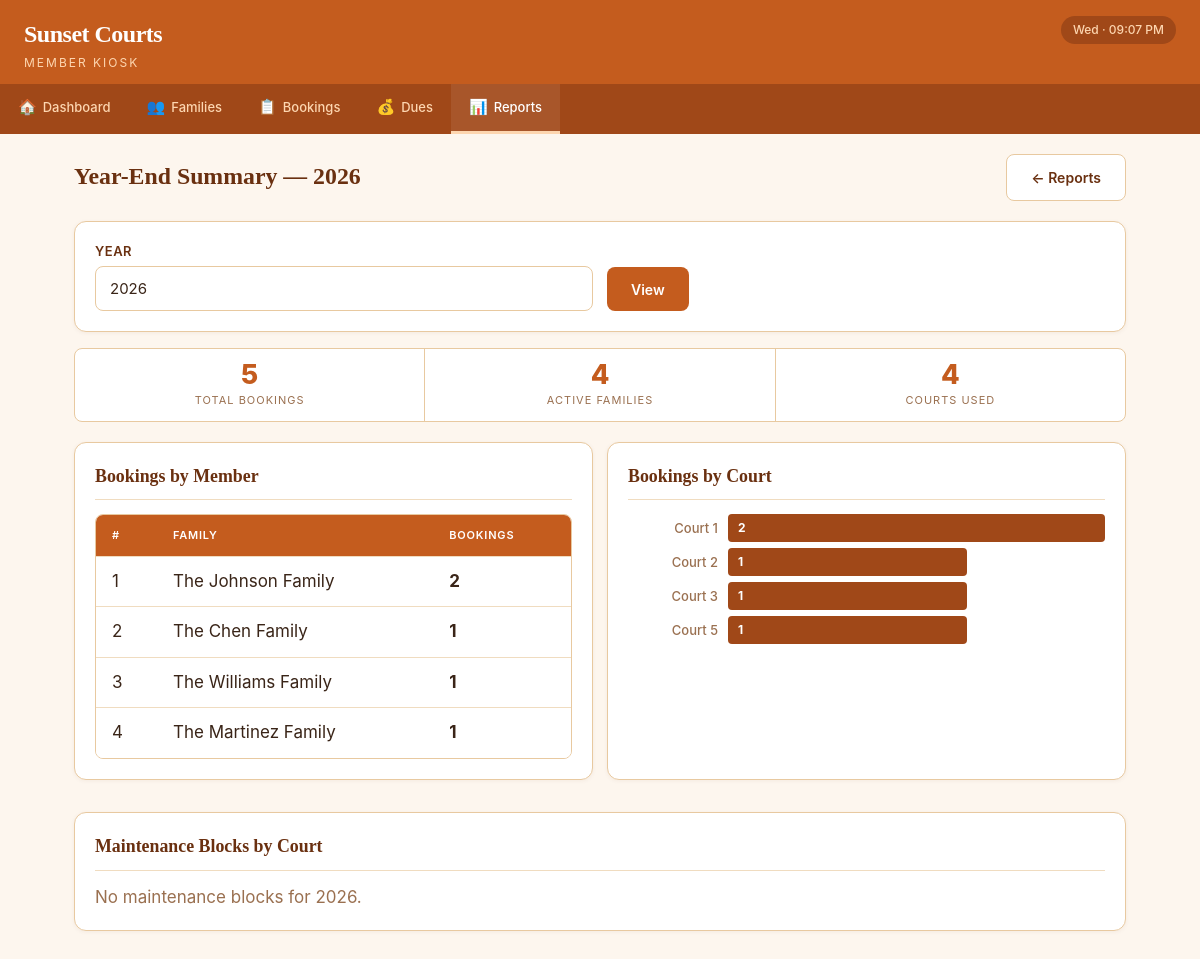
Before: /reports/yearly with the older database file.
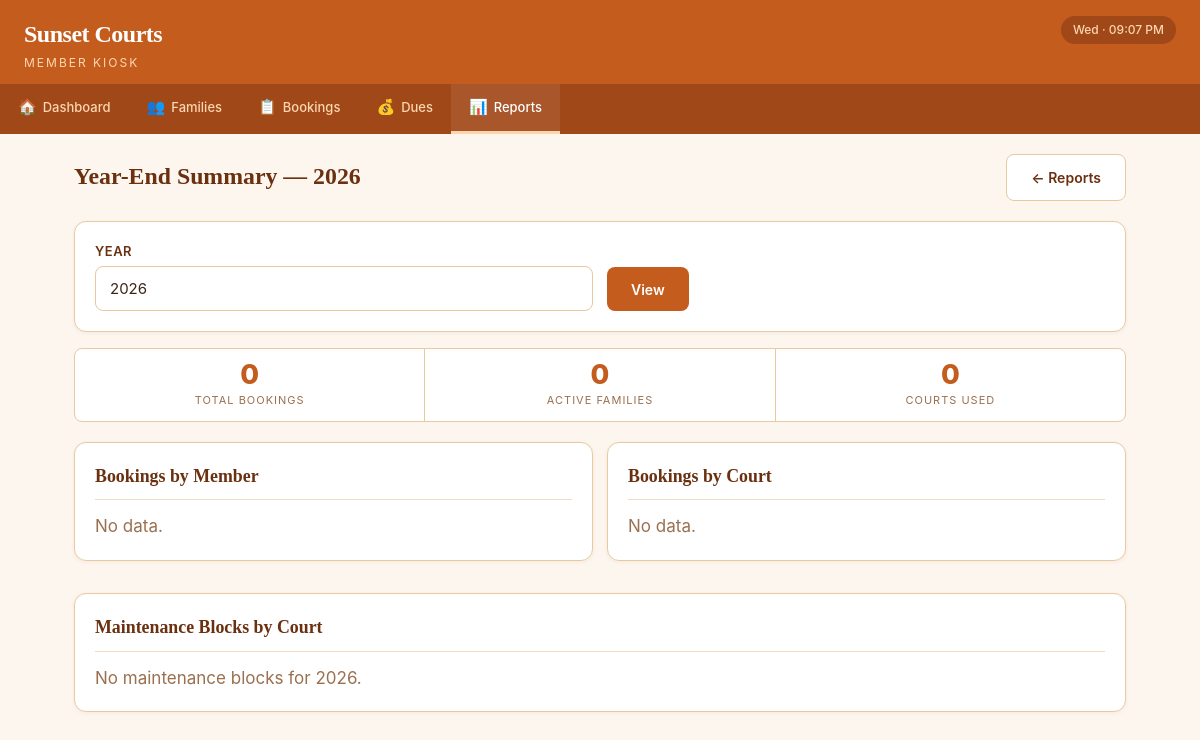
After: the same page with the newer database file.
### tables this page shows
CREATE TABLE families (
            family_id       INTEGER PRIMARY KEY AUTOINCREMENT,
            family_name     TEXT    NOT NULL,
            primary_contact TEXT,
            phone           TEXT,
            email           TEXT,
            join_date       DATE    NOT NULL DEFAULT (date('now')),
            is_banned       INTEGER NOT NULL DEFAULT 0,
            notes           TEXT,
            created_at      DATETIME NOT NULL DEFAULT (datetime('now'))
        );

CREATE TABLE courts (
            court_id    INTEGER PRIMARY KEY AUTOINCREMENT,
            court_name  TEXT    NOT NULL UNIQUE,
            status      TEXT    NOT NULL DEFAULT 'Available'
        );

### app.py (the view)
@app.route('/reports/yearly')
def report_yearly():
    year = request.args.get('year', date.today().year, type=int)
    total = query_db('SELECT COUNT(*) as cnt FROM bookings WHERE strftime(\'%Y\', booking_date) = ? AND is_cancelled = 0',
                     (str(year),), one=True)['cnt']
    by_member = query_db('''
        SELECT f.family_name, COUNT(*) as cnt FROM bookings b
        JOIN families f ON b.family_id = f.family_id
        WHERE strftime('%Y', b.booking_date) = ? AND b.is_cancelled = 0
        GROUP BY f.family_id ORDER BY cnt DESC
    ''', (str(year),))
    by_court = query_db('''
        SELECT c.court_name, COUNT(*) as cnt FROM bookings b
        JOIN courts c ON b.court_id = c.court_id
        WHERE strftime('%Y', b.booking_date) = ? AND b.is_cancelled = 0
        GROUP BY c.court_id ORDER BY c.court_name
    ''', (str(year),))
    maint = query_db('''
        SELECT c.court_name, COUNT(*) as cnt FROM maintenance_blocks mb
        JOIN courts c ON mb.court_id = c.court_id
        WHERE strftime('%Y', mb.block_date) = ?
        GROUP BY c.court_id ORDER BY c.court_name
    ''', (str(year),))
    return render_template('reports/yearly.html', total_bookings=total,
                           by_member=by_member, by_court=by_court,
                           maintenance_by_court=maint, year=year)

### app.py (called while the page is built)
@app.context_processor
def inject_globals():
    now = datetime.now()
    return {
        'today_display': now.strftime('%a · %I:%M %p')
    }

### db.py (called while the page is built)
def get_db():
    conn = sqlite3.connect(DB_PATH)
    conn.execute("PRAGMA foreign_keys = ON")
    conn.row_factory = sqlite3.Row
    return conn

def query_db(query, args=(), one=False):
    conn = get_db()
    try:
        cursor = conn.execute(query, args)
        results = cursor.fetchall()
        return results[0] if one and results else (None if one else results)
    finally:
        conn.close()

### templates/reports/yearly.html (shortened to what this page needs)
{% extends "base.html" %}
{% block content %}
<div class="page-header"><h2>Year-End Summary — {{ year }}</h2><a href="{{ url_for('reports_home') }}" class="btn btn-outline">← Reports</a></div>
<div class="card mb-16">
    <form method="GET" action="{{ url_for('report_yearly') }}" class="form-row" style="align-items:end;">
        <div class="form-group" style="margin-bottom:0;"><label>Year</label><input type="number" name="year" value="{{ year }}" min="2020" max="2030"></div>
        <div class="form-group" style="margin-bottom:0;"><button type="submit" class="btn btn-primary">View</button></div>
    </form>
</div>
<div class="stat-strip">
    <div class="stat-item"><div class="stat-value">{{ total_bookings }}</div><div class="stat-label">Total Bookings</div></div>
    <div class="stat-item"><div class="stat-value">{{ by_member|length }}</div><div class="stat-label">Active Families</div></div>
    <div class="stat-item"><div class="stat-value">{{ by_court|length }}</div><div class="stat-label">Courts Used</div></div>
</div>
<div style="display:grid;grid-template-columns:1fr 1fr;gap:14px;">
    <div class="card"><div class="card-header">Bookings by Member</div>
        {% if by_member %}<div class="table-wrap"><table><thead><tr><th>#</th><th>Family</th><th>Bookings</th></tr></thead><tbody>{% for r in by_member %}<tr><td>{{ loop.index }}</td><td>{{ r.family_name }}</td><td><strong>{{ r.cnt }}</strong></td></tr>{% endfor %}</tbody></table></div>{% else %}<p style="color:var(--text-muted);">No data.</p>{% endif %}
    </div>
    <div class="card"><div class="card-header">Bookings by Court</div>
        {% if by_court %}<div class="bar-chart">{% set mx = namespace(v=1) %}{% for r in by_court %}{% if r.cnt > mx.v %}{% set mx.v = r.cnt %}{% endif %}{% endfor %}{% for r in by_court %}<div class="bar-row"><span class="bar-label">{{ r.court_name }}</span><div class="bar-fill alt" style="width:{{ (r.cnt/mx.v*100)|int }}%;min-width:36px;">{{ r.cnt }}</div></div>{% endfor %}</div>{% else %}<p style="color:var(--text-muted);">No data.</p>{% endif %}
    </div>
</div>
<div class="card mt-16"><div class="card-header">Maintenance Blocks by Court</div>
    {% if maintenance_by_court %}<div class="bar-chart">{% set mx = namespace(v=1) %}{% for r in maintenance_by_court %}{% if r.cnt > mx.v %}{% set mx.v = r.cnt %}{% endif %}{% endfor %}{% for r in maintenance_by_court %}<div class="bar-row"><span class="bar-label">{{ r.court_name }}</span><div class="bar-fill" style="width:{{ (r.cnt/mx.v*100)|int }}%;min-width:36px;background:var(--danger);">{{ r.cnt }}</div></div>{% endfor %}</div>{% else %}<p style="color:var(--text-muted);">No maintenance blocks for {{ year }}.</p>{% endif %}
</div>
{% endblock %}

Changed rows visible on the page:
removed families: family_name "The Johnson Family", cnt "2"
removed families: family_name "The Chen Family", cnt "1"
removed families: family_name "The Williams Family", cnt "1"
removed families: family_name "The Martinez Family", cnt "1"
no longer on this page (row unchanged): courts: court_name "Court 1", {{ (r.cnt/mx.v*100)|int }} 100 (drawn), cnt "2"
no longer on this page (row unchanged): courts: court_name "Court 2", {{ (r.cnt/mx.v*100)|int }} 50 (drawn), cnt "1"
no longer on this page (row unchanged): courts: court_name "Court 3", {{ (r.cnt/mx.v*100)|int }} 50 (drawn), cnt "1"
no longer on this page (row unchanged): courts: court_name "Court 5", {{ (r.cnt/mx.v*100)|int }} 50 (drawn), cnt "1"
Other visible differences:
{{ total_bookings }}: "5" → "0"
{{ by_member|length }}: "4" → "0"
{{ by_court|length }}: "4" → "0"
text no longer shown: "# FAMILY BOOKINGS"
text now shown: "No data. No data."
